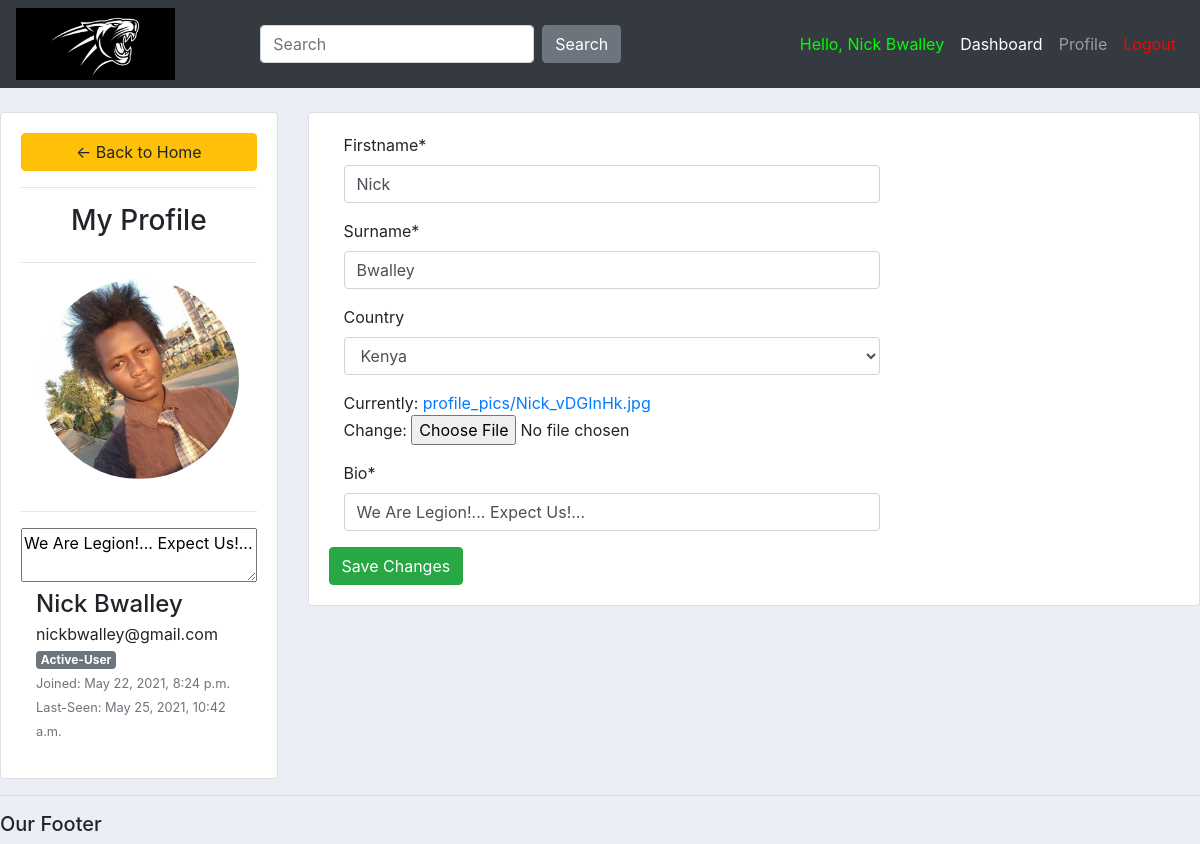
Page /MyProfile/ (signed in) on the earlier database version.
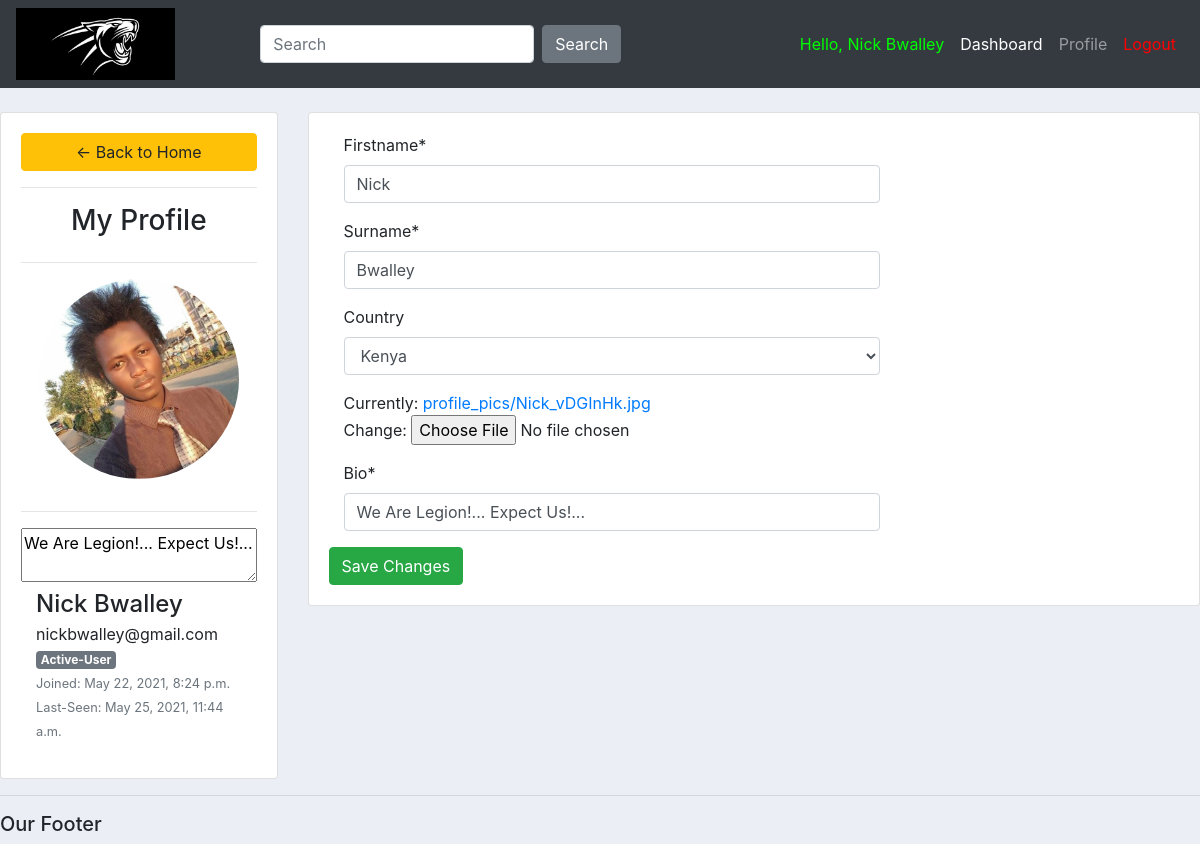
Same page on the later database version.
### App1/models.py (models this page shows, shortened)
class user(AbstractBaseUser):
	alphanumeric = RegexValidator(r'^[0-9a-zA-Z]*$', 'Only alphanumeric characters are allowed!')
	phonenumber = RegexValidator(r'^[0-9]{10,12}$', 'Only Numerical characters are allowed! (Must be 10-12Digits)')
	firstname		= models.CharField(max_length=30, unique=False, validators=[alphanumeric])
	surname 		= models.CharField(max_length=30, unique=False, validators=[alphanumeric])
	email 			= models.EmailField(verbose_name="email", max_length=60, unique=True)
	phonenumber 	= models.CharField(max_length=30, unique=True, validators=[phonenumber])
	country 		= models.ForeignKey(Country, on_delete=models.SET_NULL, blank=True, null=True)
	university 		= models.ForeignKey(University, on_delete=models.SET_NULL, null=True)
	course			= models.ForeignKey(Course, on_delete=models.SET_NULL, blank=True, null=True)
	date_joined 	= models.DateTimeField(verbose_name='date joined', auto_now_add=True)
	last_login		= models.DateTimeField(verbose_name='last login', auto_now=True)
	is_admin 		= models.BooleanField(default=False)
	is_active 		= models.BooleanField(default=True)
	is_staff 		= models.BooleanField(default=False)
	is_superuser 	= models.BooleanField(default=False)
	USERNAME_FIELD = 'email'
	REQUIRED_FIELDS = []
	objects = MyAccountManager()

class Profile(models.Model):
	user 			= models.OneToOneField(user, on_delete=models.CASCADE)
	profile_pic 	= models.ImageField(null=True, default="default_profile_pic.jpg", upload_to="profile_pics")
	bio 			= models.CharField(max_length=40, default="Hey there...")

### App1/views.py (the view)
# urls.py: path('MyProfile/', views.my_profile, name='my_profile'),
@login_required(login_url='login') # only allows users who are logged in with correct credentials
def my_profile(request):
	user = request.user
	user2 = request.user.profile
	form = update_user_profile(instance=user)
	form2 = user_profile(instance=user2)
	if request.method == 'POST':
		form = update_user_profile(request.POST, request.FILES,instance=user)
		form2 = user_profile(request.POST, request.FILES, instance=user2)
		if form.is_valid and form2.is_valid:
			form.save()
			form2.save()
	context = {'form':form, 'form2': form2}
	return render(request, 'App1/my_profile.html', context)

### App1/forms.py
class update_user_profile(forms.ModelForm):
	class Meta:
		model = user
		fields = ['firstname', 'surname', 'country']
		exclude = ['email', 'phonenumber', 'university', 'course', 'password1', 'password2']

class user_profile(forms.ModelForm):
	class Meta:
		model = Profile
		fields = '__all__'
		exclude = ['user',]

### App1/models.py (called while the page is built)
    def __str__(self):
        return self.name

### App1/templates/App1/my_profile.html (shortened to what this page needs)
{%  extends 'App1/main.html' %}
{% load static %}
{% block content %}
{% load crispy_forms_tags %}
<br>
<div class="row">
	<div class="col-md-3">
		<div class="card card-body">
			<a class="btn btn-warning" href="{% url 'home' %}"> &#8592; Back to Home</a>
			<hr>
			<h3 style="text-align: center">My Profile</h3>
			<hr>
			<img class="profile-pic" src="{{request.user.profile.profile_pic.url}}" >
        <hr>
		  <textarea placeholder="Enter your Bio" readonly>{{request.user.profile.bio}}</textarea>
        <div class="col d-flex flex-column flex-sm-row justify-content-between mb-3">
          <div class="text-center text-sm-left mb-2 mb-sm-0">
            <h4 class="pt-sm-2 pb-1 mb-0 text-nowrap">{{request.user.firstname}} {{request.user.surname}}</h4>
            <p class="mb-0">{{request.user.email}}</p>
            {% if request.user.is_admin %}
            <span class="badge badge-secondary">Administrator</span>
            {% else %}
            <span class="badge badge-secondary">Active-User</span>
            {% endif %}
            <div class="text-muted"><small>Joined: {{request.user.date_joined}}</small></div>
            <div class="text-muted"><small>Last-Seen: {{request.user.last_login}}</small></div>
          </div>
        </div>
		</div>
	</div>
	<div class="col-md-9">
		<div class="card card-body">
			<form method="POST" action="" enctype="multipart/form-data">
				      <div class="form-group">
            		<div class="col-lg-8">
              			{{form.firstname|as_crispy_field }}
            		</div>
          		</div>
          		<div class="form-group">
            		<div class="col-lg-8">
              			{{form.surname|as_crispy_field }}
            		</div>
          		</div>
              <div class="form-group">
                <div class="col-lg-8">
                    {{form.country|as_crispy_field }}
                </div>
              </div>
              <div class="form-group">
                <div class="col-lg-8">
                    {{form2.profile_pic}}
                </div>
              </div>
              <div class="form-group">
                <div class="col-lg-8">
                    {{form2.bio |as_crispy_field}}
                </div>
              </div>
			<input class="btn btn-success" type="submit" name="Update Information" value="Save Changes">
			</form>
		</div>
	</div>
</div>
{% endblock %}

### App1/templates/App1/navbar.html (shortened to what this page needs)
{% load static %}
<nav class="navbar navbar-expand-lg navbar-dark bg-dark">
    <img src="{% static '/images/lionking.png'%}" id="logo" >
    <link rel="stylesheet" href="{% static '/css/main.css' %}">
    <div class="collapse navbar-collapse" id="navbarNav">
      <ul class="navbar-nav mr-auto ml-auto">
        <form onsubmit="event.preventDefault()" class="form-inline my-2 my-lg-0"> <input class="form-control mr-sm-2" type="text" placeholder="Search"> <button class="btn btn-secondary my-2 my-sm-0" type="submit">Search</button> </form>
      </ul>
      <ul class="navbar-nav ml-auto">
        <li class="nav-item active">
          <a class="nav-link" style="color: #00ff00;">Hello, {{request.user.firstname}} {{request.user.surname}}</a>
        </li>
        <li class="nav-item active">
          <a class="nav-link" href="{% url 'home' %}">Dashboard</a>
        </li>
        <li class="nav-item">
          <a class="nav-link" href="{% url 'my_profile' %}">Profile</a>
        </li>
        <li class="nav-item">
          <a class="nav-link" href="{% url 'logout' %}" style="color: #ff0000;">Logout</a>
        </li>
      </ul>
    </div>
  </nav>

Differences in the rows shown:
changed user "Nick": user.last_login "May 25, 2021, 10:42 a.m." → "May 25, 2021, 11:44 a.m."
